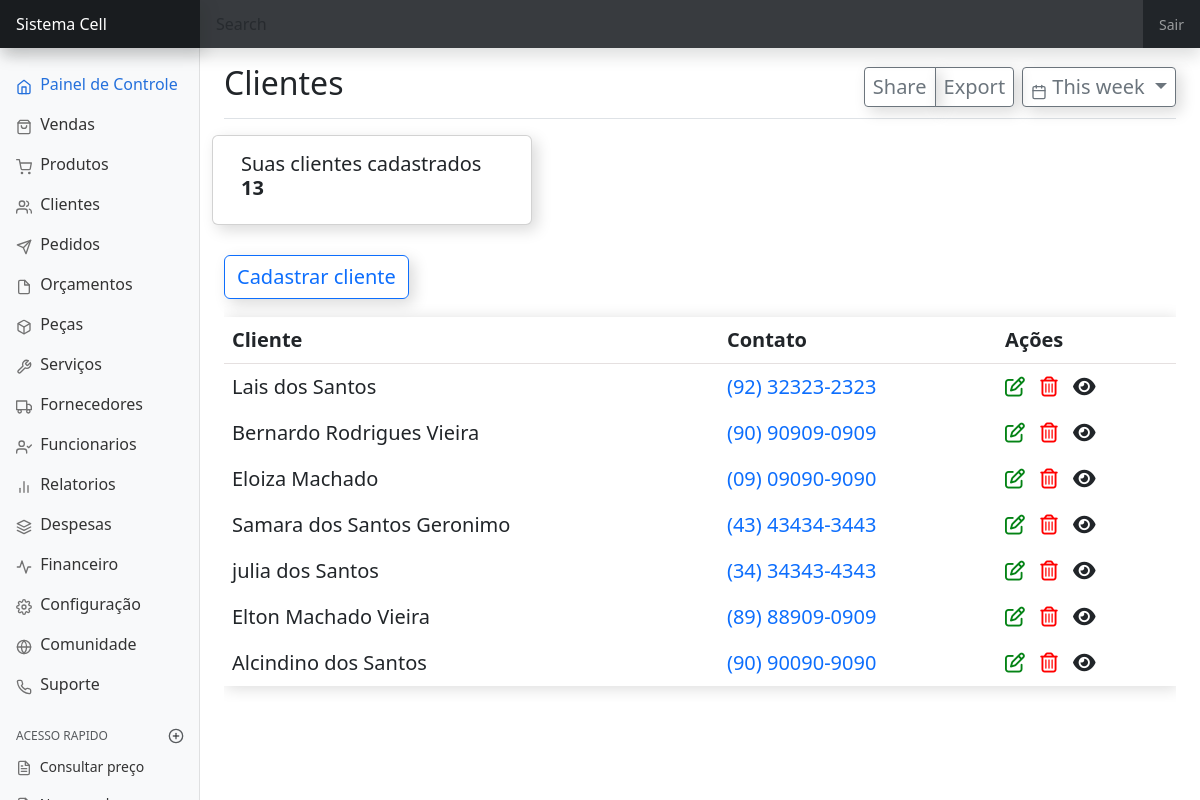
The app's page /cliente/ (signed in) with its own data.
### cliente/models.py (models this page shows, shortened)
class Cliente(models.Model):
    usuario = models.ForeignKey(User, on_delete=models.PROTECT)
    data_criacao = models.DateTimeField(auto_now_add=True, editable=False)
    data_edicao = models.DateTimeField(auto_now=True, editable=False)
    nome_cliente = models.CharField(max_length=90)
    data_nascimento = models.DateField(null=True, blank=True)
    cpf = models.CharField(max_length=14, null=True, blank=True)
    telefone_contato = models.CharField(max_length=15)
    telefone_contato_2 = models.CharField(max_length=15, null=True, blank=True)
    rua = models.CharField(max_length=99, null=True, blank=True)
    numero_casa = models.IntegerField(null=True, blank=True)
    bairro = models.CharField(max_length=90, null=True, blank=True)
    observacao = models.TextField(null=True, blank=True)

### cliente/views.py (the view)
# urls.py: path('cliente/', login_required(ListaCliente.as_view()), name='cliente'),
class ListaCliente(ListView):
    model = Cliente
    template_name = 'cliente/pagina-inicial-cliente.html'
    def get_queryset(self):
        return Cliente.objects.filter(usuario=self.request.user)

### cliente/templatetags/totalclientes.py (called while the page is built)
@register.simple_tag
def total_clientes():
    total = Cliente.objects.all().count()
    if total == 0:
        return '0'
    return total

### cliente/templates/cliente/pagina-inicial-cliente.html (shortened to what this page needs)
{% extends 'dashboard/pagina-inicial.html' %}
{% load totalclientes %}
{% block titulo %}Clientes{% endblock %}
{% block conteudo %}
<div class="row" id="total-cliente">
    <div class="card">
        <div class="card-body">
            <h5 class="card-title">Suas clientes cadastrados <b>{% total_clientes %}</b></h5>
        </div>
    </div>
</div>
<div style="margin-top: 30px;">
    <a hx-get="{% url 'cadastrar-cliente' %}" hx-target="#adicionar-conteudo" class="btn btn-outline-primary"
        data-bs-toggle="modal" data-bs-target="#staticBackdrop">
        Cadastrar cliente
    </a>
</div>
<div class="table-responsive" style="padding-top:18px">
    <table class="table table-borderless table-hover" style="box-shadow: 2px 2px 15px 0px rgba(4, 4, 4, 0.15);">
        <thead style="border-bottom: 0.15px solid rgb(229, 224, 224)">
            <tr>
                <th>Cliente</th>
                <th>Contato</th>
                <th>Ações</th>
            </tr>
        </thead>
        <tbody id="cliente-Tbody">
            {% include 'cliente/tabela/tabela-cliente.html' %}
        </tbody>
    </table>
</div>
{% endblock conteudo %}

### dashboard/templates/dashboard/pagina-inicial.html (shortened to what this page needs)
{% load static %}
<!doctype html>
<html lang="pt-br">
<head>
    <link href="{% static 'css/bootstrap.min.css' %}" rel="stylesheet">
    <link href="{% static 'css/dashboard.css' %}" rel="stylesheet">
   <link rel="stylesheet" type="text/css" href="https://cdn.datatables.net/v/bs5/dt-1.12.1/datatables.min.css"/>
    <link rel="stylesheet" href="https://cdnjs.cloudflare.com/ajax/libs/font-awesome/6.2.0/css/all.min.css"
/>
</head>
<body>
    <header class="navbar navbar-dark sticky-top bg-dark flex-md-nowrap p-0 shadow">
        <a class="navbar-brand col-md-3 col-lg-2 me-0 px-3 fs-6" href="{% url 'inicio' %}">Sistema Cell</a>
        <input class="form-control form-control-dark w-100 rounded-0 border-0" type="text" placeholder="Search" aria-label="Search">
        <div class="navbar-nav">
          <div class="nav-item text-nowrap">
            <a class="nav-link px-3" href="{% url 'logout' %}">Sair</a>
          </div>
        </div>
      </header>
<div class="container-fluid">
    <div class="row">
        <nav id="sidebarMenu" class="col-md-3 col-lg-2 d-md-block bg-light sidebar collapse">
            <div class="position-sticky pt-3 sidebar-sticky">
                <ul class="nav flex-column" style="font-size: 16px;">
                    <li class="nav-item">
                        <a class="nav-link active" aria-current="page" href="{% url 'inicio' %}">
                            <span data-feather="home" class="align-text-bottom"></span>
                            Painel de Controle
                        </a>
                    </li>
                    <li class="nav-item">
                        <a class="nav-link" href="{% url 'vendas'  %}">
                            <span data-feather="shopping-bag" class="align-text-bottom"></span>
                            Vendas
                        </a>
                    </li>
                    <li class="nav-item">
                        <a class="nav-link" href="{% url 'produtos' %}">
                            <span data-feather="shopping-cart" class="align-text-bottom"></span>
                            Produtos
                        </a>
                    </li>
                    <li class="nav-item">
                        <a class="nav-link" href="{% url 'cliente' %}">
                            <span data-feather="users" class="align-text-bottom"></span>
                            Clientes
                        </a>
                    </li>
                    <li class="nav-item">
                        <a class="nav-link" href="{% url 'pedido' %}">
                            <span data-feather="send" class="align-text-bottom"></span>
                            Pedidos
                        </a>
                    </li>
                    <li class="nav-item">
                        <a class="nav-link" href="{% url 'orcamento' %}">
                            <span data-feather="file" class="align-text-bottom"></span>
                            Orçamentos
                        </a>
                    </li>
                    <li class="nav-item">
                        <a class="nav-link" href="{% url 'pecas' %}">
                            <span data-feather="box" class="align-text-bottom"></span>
                            Peças
                        </a>
                    </li>
                    <li class="nav-item">
                        <a class="nav-link" href="{% url 'servicos' %}">
                            <span data-feather="tool" class="align-text-bottom"></span>
                            Serviços
                        </a>
                    </li>
                    <li class="nav-item">
                        <a class="nav-link" href="{% url 'fornecedor' %}">
                            <span data-feather="truck" class="align-text-bottom"></span>
                            Fornecedores
                        </a>
                    </li>
                    <li class="nav-item">
                        <a class="nav-link" href="{% url 'colaborador' %}">
                            <span data-feather="user-check" class="align-text-bottom"></span>
                            Funcionarios
                        </a>
                    </li>
                    <li class="nav-item">
                        <a class="nav-link" href="{% url 'relatorio' %}">
                            <span data-feather="bar-chart-2" class="align-text-bottom"></span>
                            Relatorios
                        </a>
                    </li>
                    <li class="nav-item">
                        <a class="nav-link" href="{% url 'despesa' %}">
                            <span data-feather="layers" class="align-text-bottom"></span>
                            Despesas
                        </a>
                    </li>
                    <li class="nav-item">
                        <a class="nav-link" href="{% url 'financeiro' %}">
                            <span data-feather="activity" class="align-text-bottom"></span>
                            Financeiro
                        </a>
                    </li>
                    <li class="nav-item">
                        <a class="nav-link" href="{% url 'configuracao' %}">
                            <span data-feather="settings" class="align-text-bottom"></span>
                            Configuração
                        </a>
                    </li>
                    <li class="nav-item">
                        <a class="nav-link" href="{% url 'comunidade' %}">
                            <span data-feather="globe" class="align-text-bottom"></span>
                            Comunidade
                        </a>
                    </li>
                    <li class="nav-item">
                        <a class="nav-link" href="{% url 'suporte' %}">
                            <span data-feather="phone" class="align-text-bottom"></span>
                            Suporte
                        </a>
                    </li>
                </ul>
                <h6 class="sidebar-heading d-flex justify-content-between align-items-center px-3 mt-4 mb-1 text-muted">
                    <span>ACESSO RAPIDO</span>
                    <a class="d-flex align-items-center text-muted" href="#" aria-label="Add a new report">
                        <span data-feather="plus-circle" class="align-text-bottom"></span>
                    </a>
                </h6>
                <ul class="nav flex-column mb-2">
                    <li class="nav-item">
                        <a class="nav-link" href="#">
                            <span data-feather="file-text" class="align-text-bottom"></span>
                            Consultar preço
                        </a>
                    </li>
                    <li class="nav-item">
                        <a class="nav-link" data-toggle="modal"
                           data-target="#staticBackdrop"
                           hx-get="{% url 'vendas' %}"
                           hx-target="#addConteudo"
                           hx-swap="innerHTML">
                        </a>
                    </li>
                </ul>
            </div>
        </nav>
        <main class="col-md-9 ms-sm-auto col-lg-10 px-md-4">
            <div class="d-flex justify-content-between flex-wrap flex-md-nowrap align-items-center pt-3 pb-2 mb-3 border-bottom">
                <h1 class="h2">{% block titulo %}Painel de controle{% endblock titulo %}</h1>
                <div class="btn-toolbar mb-2 mb-md-0">
                    <div class="btn-group me-2">
                        <button type="button" class="btn btn-sm btn-outline-secondary">Share</button>
                        <button type="button" class="btn btn-sm btn-outline-secondary">Export</button>
                    </div>
                    <button type="button" class="btn btn-sm btn-outline-secondary dropdown-toggle">
                        <span data-feather="calendar" class="align-text-bottom"></span>
                        This week
                    </button>
                </div>
            </div>
            {% block conteudo %}{% endblock conteudo %}
        </main>
    </div>
</div>
</body>
</html>

### cliente/templates/cliente/tabela/tabela-cliente.html
{% for object in object_list %}
    {% include 'cliente/tabela/linhas-tabela-cliente.html' %}
{% endfor %}

### cliente/templates/cliente/tabela/linhas-tabela-cliente.html
<tr id="trCliente{{ object.pk }}">
    <td>{{ object.nome_cliente }}</td>
    <td><a href="tel:+55{{ object.telefone_contato }}" style="text-decoration: none;">{{ object.telefone_contato }}</a>
    </td>
    <td><span data-bs-toggle="modal" data-bs-target="#staticBackdrop" hx-get="{% url 'editar-cliente' object.pk %}"
            hx-target="#adicionar-conteudo">
            <i class="fa-regular fa-pen-to-square" style="color: rgb(4, 131, 21);"></i>
        </span>
        <span hx-get="{% url 'apagar-cliente' object.pk %}" hx-confirm="Deseja mesmo apagar {{ object.nome_cliente }} ?"  hx-target="closest tr"
            hx-swap="outerHTML swap:1s" style="margin-left: 10px; margin-right: 10px;">
            <i class="fa-regular fa-trash-can" style="color: red;"></i>
        </span>
        <span data-bs-toggle="offcanvas" data-bs-target="#offcanvasRight" hx-get="{% url 'detalhe-cliente' object.pk %}"
            hx-target="#detalhe-cliente" hx-swap="innerHTML">
            <i class="fa fa-eye"></i>
        </span>
    </td>
</tr>

### static/css/dashboard.css (style rules this page uses)
body { font-size: .875rem; }
.feather { width: 16px; height: 16px; }
.sidebar { position: fixed; top: 0; bottom: 0; left: 0; z-index: 100; padding: 48px 0 0; box-shadow: inset -1px 0 0 rgba(0, 0, 0, .1); }
.sidebar-sticky { height: calc(100vh - 48px); overflow-x: hidden; overflow-y: auto; }
.sidebar .nav-link { font-weight: 500; color: #333; }
.sidebar .nav-link .feather { margin-right: 4px; color: #727272; }
.sidebar .nav-link.active { color: #2470dc; }
.sidebar .nav-link:hover .feather, .sidebar .nav-link.active .feather { color: inherit; }
.sidebar-heading { font-size: .75rem; }
.navbar-brand { padding-top: .75rem; padding-bottom: .75rem; background-color: rgba(0, 0, 0, .25); box-shadow: inset -1px 0 0 rgba(0, 0, 0, .25); }
.navbar .form-control { padding: .75rem 1rem; }
.form-control-dark { color: #fff; background-color: rgba(255, 255, 255, .1); border-color: rgba(255, 255, 255, .1); }

### cliente/templates/cliente/pagina-inicial-cliente.html (style rules this page uses)
.card { max-width: 20rem; box-shadow: 5px 5px 15px 0px rgba(4, 4, 4, 0.15); }
.table { font-size: 20px; }
.btn { box-shadow: 5px 5px 15px 0px rgba(4, 4, 4, 0.15); font-size: 20px; }

### records on screen
Cliente: nome_cliente "Lais dos Santos", telefone_contato "(92) 32323-2323"
Cliente: nome_cliente "Bernardo Rodrigues Vieira", telefone_contato "(90) 90909-0909"
Cliente: nome_cliente "Eloiza Machado", telefone_contato "(09) 09090-9090"
Cliente: nome_cliente "Samara dos Santos Geronimo", telefone_contato "(43) 43434-3443"
Cliente: nome_cliente "julia dos Santos", telefone_contato "(34) 34343-4343"
Cliente: nome_cliente "Elton Machado Vieira", telefone_contato "(89) 88909-0909"
Cliente: nome_cliente "Alcindino dos Santos", telefone_contato "(90) 90090-9090"
